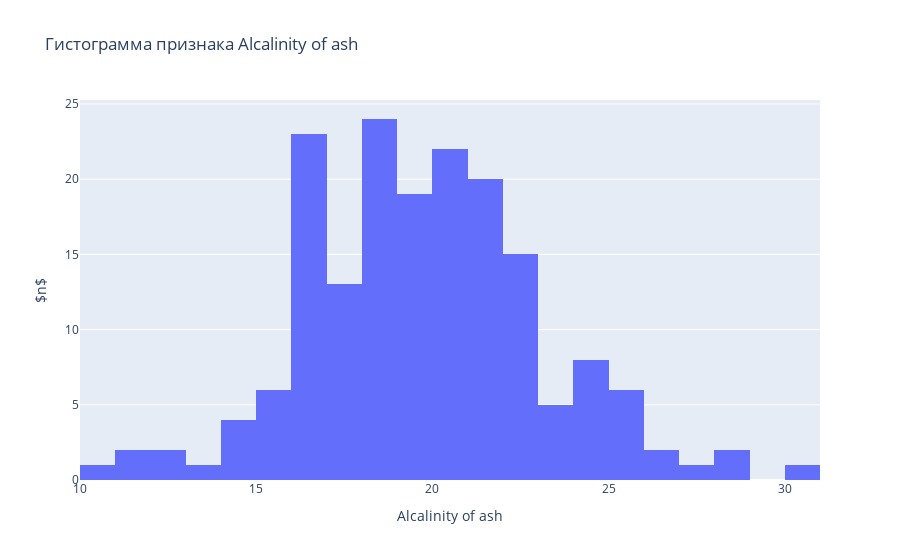

Here is the notebook cell this chart was saved with:
### Code cell
fig = go.Figure()
fig.add_trace(go.Histogram(x=data['Alcalinity of ash']))
fig.update_layout(title='Гистограмма признака Alcalinity of ash', 
                  xaxis_title="Alcalinity of ash", yaxis_title="$n$")
fig.show()
pof.plot(fig, filename='hist_aclan.html', auto_open=False)

### Figure 1 — Plotly figure (JSON) as saved in the notebook; plotly's stock layout.template omitted (floating-point values rounded to 4 significant figures; data arrays with more than 128 entries replaced by an {"elided": "..."} marker saying what was removed)
{"data": [{"type": "histogram", "x": {"elided": "177 float values"}}], "layout": {"title": {"text": "Гистограмма признака Alcalinity of ash"}, "xaxis": {"title": {"text": "Alcalinity of ash"}}, "yaxis": {"title": {"text": "$n$"}}}}
